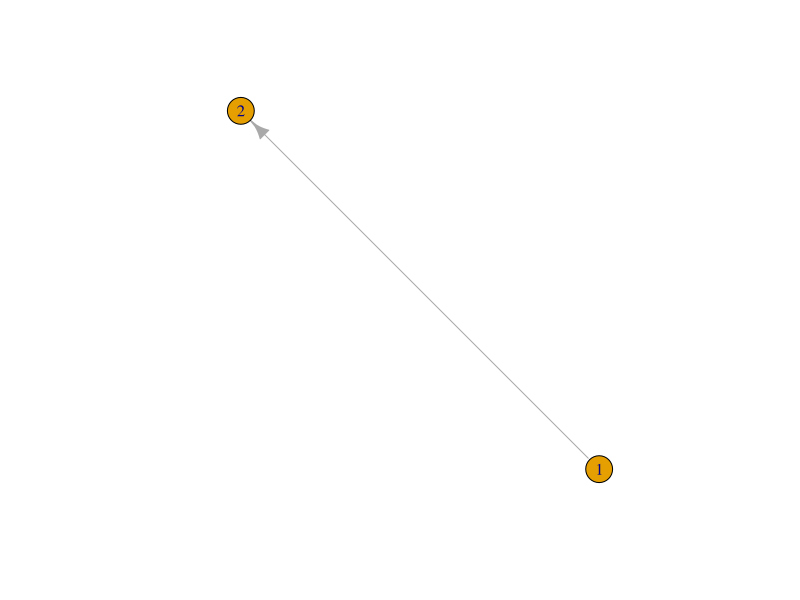
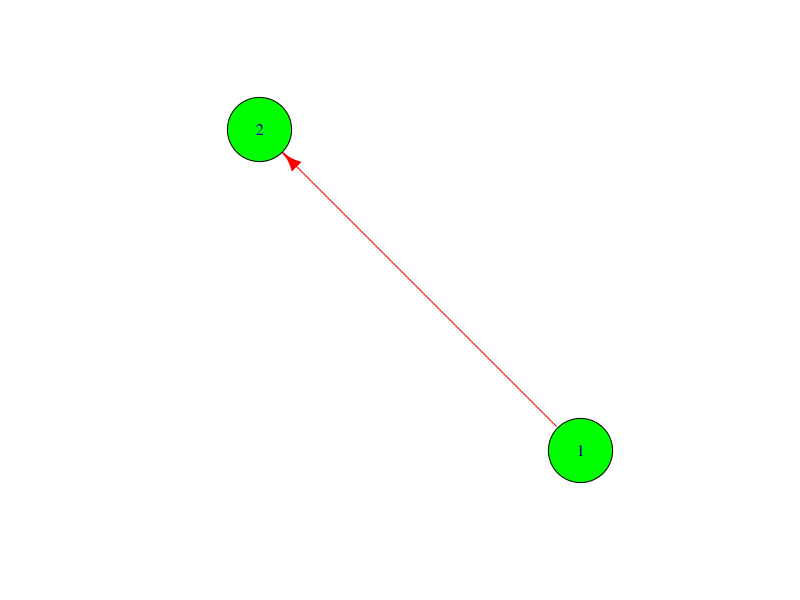
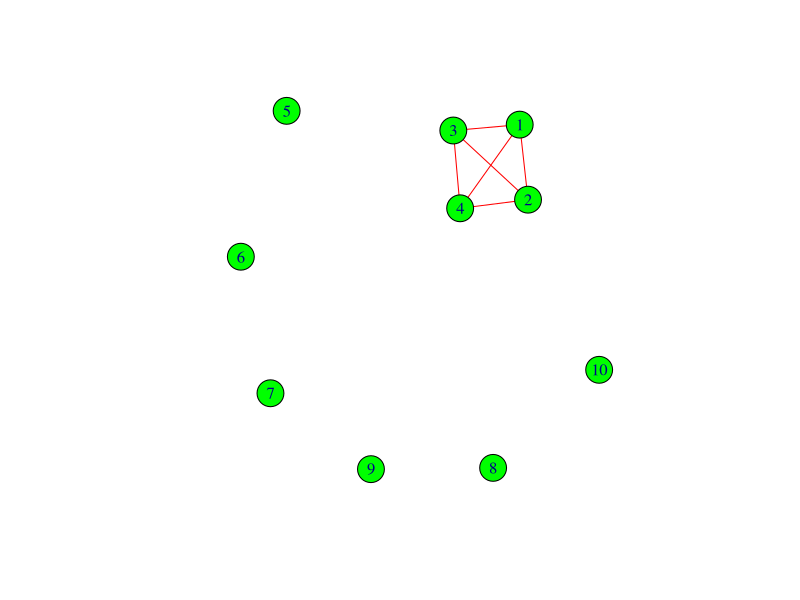
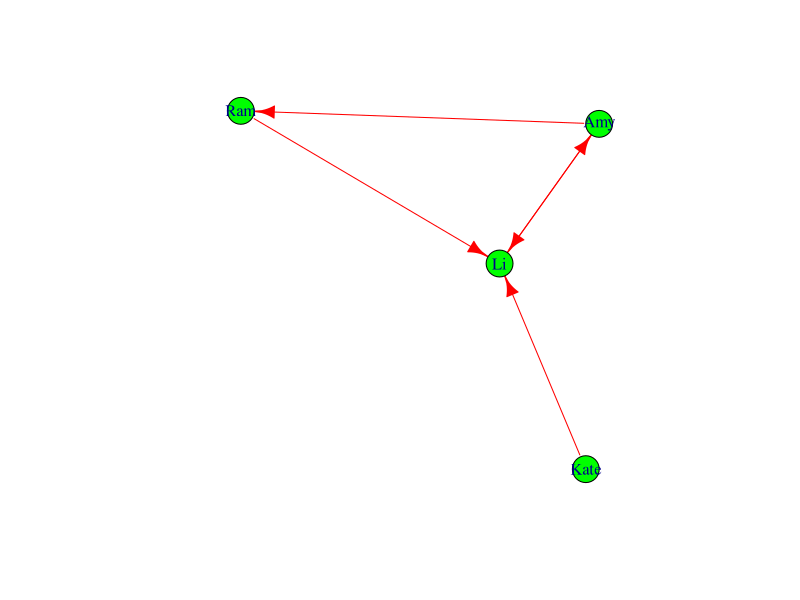

Reproduce these figures in R, in order.
# Social network analysis

install.packages("igraph")
library(igraph)

g<-graph(c(1,2))
plot(g) #example of plotting graph
plot(g,
     vertex.color="green",
     vertex.size=40,
     edge.color="red"
)
g<-graph(c(1,2,2,3,3,4,4,1,1,3,4,2),
         directed = F,
         n=10)
plot(g,
     vertex.color="green",
     edge.color="red")
g[] #this give sparse matrix of graph

g1<- graph(c("Amy","Ram","Ram","Li","Li","Amy",
             "Amy","Li","Kate","Li"))
plot(g1,
     vertex.color="green",
     edge.color="red")
g1
